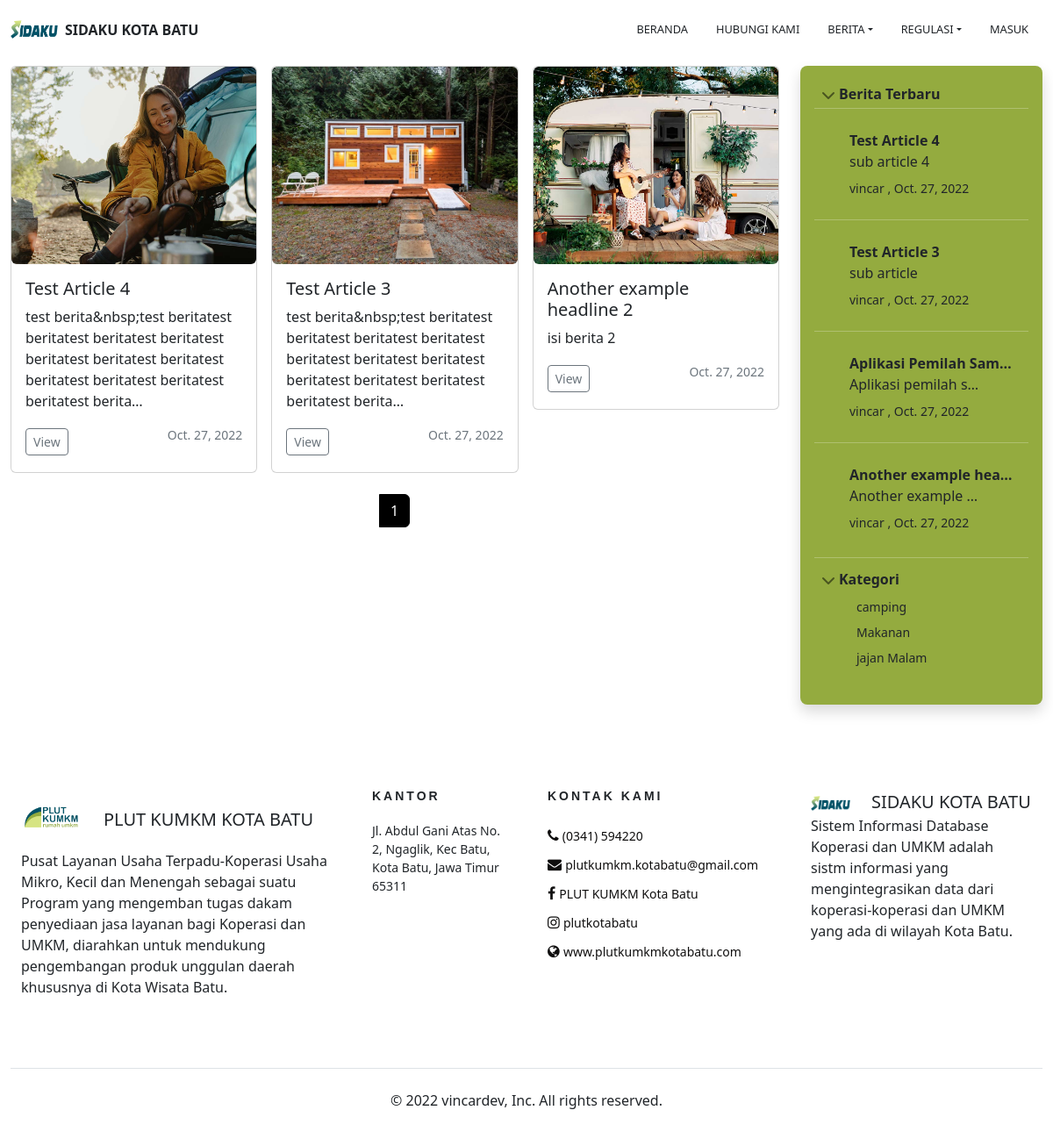
/berita/warta-kumkm/makanan, run on an earlier commit of the app's database.
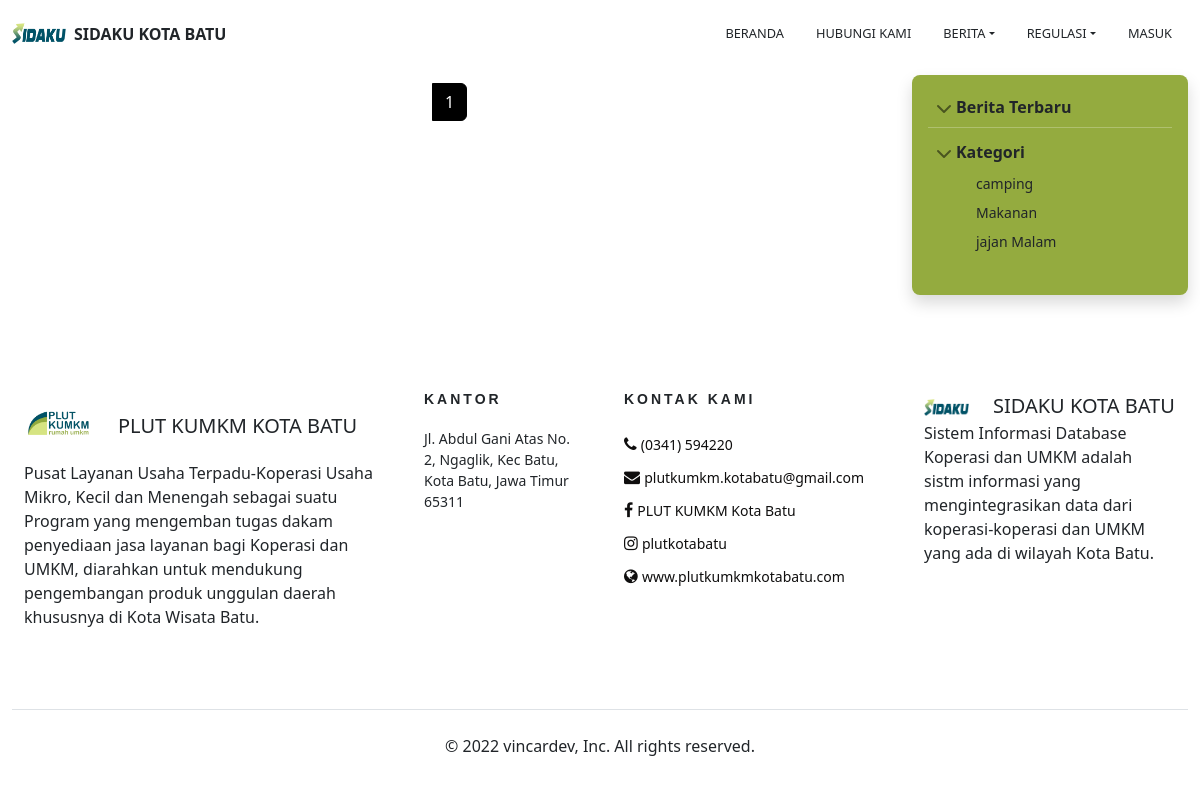
And on a later commit of the database.
### articles/models.py (models this page shows, shortened)
class Article(models.Model):
    def image_upload_to(self, instance=None):
        if instance:
            return os.path.join("ArticleSeries", slugify(self.series.slug), slugify(self.article_slug), instance)
        return None
    title           = models.CharField(max_length=200)
    subtitle        = models.CharField(max_length=200, default="", blank=True)
    article_slug    =  AutoSlugField(populate_from='title', editable=True, unique=True, blank=True, null=True)
    content         = RichTextUploadingField(blank=True, default="")
    notes           = RichTextUploadingField(blank=True, default="")
    published       = models.DateTimeField("Date published", default=timezone.now)
    modified        = models.DateTimeField("Date modified", default=timezone.now)
    series          = models.ForeignKey(ArticleSeries, default="", verbose_name="Series", on_delete=models.SET_DEFAULT)
    author          = models.ForeignKey(get_user_model(), default=1, on_delete=models.SET_DEFAULT)
    image           = models.ImageField(default='default/no_image.jpg', upload_to=image_upload_to ,max_length=255)
    inheadline      = models.BooleanField(default=False)
    ineducate       = models.BooleanField(default=False)
    ingallery       = models.BooleanField(default=False)
    class Meta:
        verbose_name_plural = "Article"
        ordering = ['-published']

class ArticleSeries(models.Model):
    def image_upload_to(self, instance=None):
        if instance:
            return os.path.join("ArticleSeries", slugify(self.slug), instance)
        return None
    title       = models.CharField(max_length=200)
    subtitle    = models.CharField(max_length=200, default="", blank=True)
    slug        =  AutoSlugField(populate_from='title', editable=True, unique=True, blank=True, null=True)
    published   = models.DateTimeField("Date published", default=timezone.now)
    author      = models.ForeignKey(get_user_model(), default=1, on_delete=models.SET_DEFAULT)
    image       = models.ImageField(default='default/no_image.jpg', upload_to=image_upload_to ,max_length=255)
    class Meta:
        verbose_name_plural = "Series"
        ordering = ['-published']

### homepage/views.py (the view)
def list_series(request, series: str):
    matching_series = Article.objects.filter(series__slug=series).filter(ingallery = False).filter(ineducate = False)
    all_series    = ArticleSeries.objects.all()
    breaking_news = Article.objects.filter(ingallery = False).filter(ineducate = False).order_by('-id')[:10]
    paginator   = Paginator(matching_series, 6) # Show 25 contacts per page.
    page_number = request.GET.get('page')
    page_obj    = paginator.get_page(page_number)
    template = "berita/list_series.html"
    list_data = {
        'sub_active'        : 'wartakumkm',
        'all_series'        : all_series,
        'breaking_news'     : breaking_news,
        'page_obj'          : page_obj,
    }
    return render (request, template, list_data)

### homepage/context_processors.py (called while the page is built)
def GetCompany(request):
    tables_company = CompanySetupModel.objects.get()
    datetoday = datetime.today().weekday()
    myprof = None
    if request.user.is_authenticated :
        myprof, __  = UserProfile.objects.get_or_create(user=request.user)
    return {
            "tables_company" :tables_company,
            "weekday" : datetoday,
            "tables_profile" : myprof,
        }

### homepage/templates/berita/list_series.html (shortened to what the changed rows need)
{% extends 'frontend/base/front_base.html' %}
{% load static %}
{% load humanize %}
{% load filter_home %}
{% block front_content %}
<div class="container-fluid">
    <div class="row mb-2 mt-2">
        <div class="col-lg-9">
            <div class="row row-cols-1 row-cols-sm-2 row-cols-md-3 g-3 pb-4">
                {% for field in page_obj %}
                <div class="col">
                    <div class="card shadow-md border-1 rounded">
                        <img src="{{ field.image.url }}" class="img-fluid rounded" alt="image desc" width="100%" style="height:225px;object-fit:cover;">
                        <div class="card-body">
                            <h5 class="card-title">{{ field.title }}</h5>
                            <p class="card-text">{{ field.content | striptags | truncatechars:150  }}</p>
                            <div class="d-flex justify-content-between align-items-center">
                                <div class="btn-group">
                                    <a href=" {% url 'home:single_berita' field.series.slug field.article_slug %} "
                                        class="btn btn-sm btn-outline-secondary">View</a>
                                </div>
                                <small class="text-muted">{{ field.published | date | striptags  }}</p></small>
                            </div>
                        </div>
                    </div>
                </div>
                {% endfor %}
            </div>
        </div>
        <div class="col-lg-3 mb-2">
            <div class="flex-shrink-0 p-3 bg-green-3 rounded-3 shadow text-white">
                <div class="list-group" id="list-tab" role="tablist">
                    <ul class="list-unstyled ps-0">
                        <li class="mb-1">
                            <div class="collapse show" id="projas-collapse">
                                <ul class="list-group btn-toggle-nav list-unstyled">
                                    {% for field in breaking_news %}
                                    <hr class="w-100 my-0">
                                    <li class="list-group-item align-items-start border-top py-0">
                                        <a href="{% url 'home:single_berita' field.series.slug field.article_slug %}"
                                            class="text-decoration-none text-dark">
                                            <div class="ms-4 me-auto">
                                                <div class="fw-bold text-truncate" style="max-width:200px">
                                                    {{field.title}}</div>
                                                <span class="d-inline-block text-truncate" style="max-width:150px">
                                                    {{ field.subtitle }} </span> <br>
                                                <small> {{field.author}} ,
                                                    {{ field.published | date | striptags  }}</small>
                                            </div>
                                        </a>
                                    </li>
                                    {% endfor %}
                                    <hr class="w-100 my-1">
                                </ul>
                            </div>
                        </li>
                        <li class="mb-1">
                            <div class="collapse show" id="dokor-collapse">
                                <ul class="btn-toggle-nav list-unstyled fw-normal pb-1 small">
                                    {% for series in all_series %}
                                    <li><a class="d-flex text-decoration-none rounded list-group-item text-dark"
                                            href="{% url 'home:list_series' series.slug  %}"> {{series.title}}</a></li>
                                    {% endfor %}
                                </ul>
                            </div>
                        </li>
                    </ul>
                </div>
            </div>
        </div>
    </div>
</div>
{% endblock  %}

What changed in the data, as far as the page shows it:
no longer on this page (row edited): Article: image (picture), title "Test Article 4", content "test berita&nbsp;test beritatest beritatest beritatest beritatest beritatest beritatest beritatest beritatest beritatest beritatest beritatest berita…", published "Oct. 27, 2022", subtitle "sub article 4", author "vincar"
no longer on this page (row edited): Article: image (picture), title "Test Article 3", content "test berita&nbsp;test beritatest beritatest beritatest beritatest beritatest beritatest beritatest beritatest beritatest beritatest beritatest berita…", published "Oct. 27, 2022", subtitle "sub article", author "vincar"
no longer on this page (row edited): Article: image (picture), title "Another example headline 2", content "isi berita 2", published "Oct. 27, 2022", title "Another example hea…", subtitle "Another example…", author "vincar"
no longer on this page (row edited): Article: title "Aplikasi Pemilah Sam…", subtitle "Aplikasi pemilah s…", author "vincar", published "Oct. 27, 2022"
